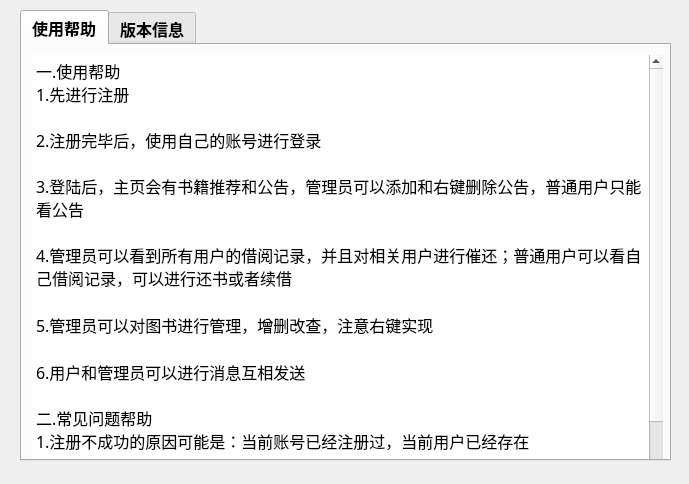
<?xml version="1.0" encoding="UTF-8"?>
<ui version="4.0">
 <class>Form</class>
 <widget class="QWidget" name="Form">
  <property name="geometry">
   <rect>
    <x>0</x>
    <y>0</y>
    <width>689</width>
    <height>484</height>
   </rect>
  </property>
  <property name="windowTitle">
   <string>Form</string>
  </property>
  <widget class="QTabWidget" name="tabWidget">
   <property name="geometry">
    <rect>
     <x>20</x>
     <y>10</y>
     <width>651</width>
     <height>451</height>
    </rect>
   </property>
   <property name="sizePolicy">
    <sizepolicy hsizetype="Expanding" vsizetype="Expanding">
     <horstretch>0</horstretch>
     <verstretch>0</verstretch>
    </sizepolicy>
   </property>
   <property name="font">
    <font>
     <family>宋体</family>
     <pointsize>12</pointsize>
     <weight>75</weight>
     <bold>true</bold>
    </font>
   </property>
   <property name="currentIndex">
    <number>0</number>
   </property>
   <widget class="QWidget" name="tab_help">
    <attribute name="title">
     <string>使用帮助</string>
    </attribute>
    <widget class="QTextEdit" name="textEdit">
     <property name="geometry">
      <rect>
       <x>10</x>
       <y>10</y>
       <width>631</width>
       <height>441</height>
      </rect>
     </property>
     <property name="frameShape">
      <enum>QFrame::NoFrame</enum>
     </property>
     <property name="lineWidth">
      <number>0</number>
     </property>
     <property name="readOnly">
      <bool>true</bool>
     </property>
     <property name="html">
      <string>&lt;!DOCTYPE HTML PUBLIC &quot;-//W3C//DTD HTML 4.0//EN&quot; &quot;http://www.w3.org/TR/REC-html40/strict.dtd&quot;&gt;
&lt;html&gt;&lt;head&gt;&lt;meta name=&quot;qrichtext&quot; content=&quot;1&quot; /&gt;&lt;style type=&quot;text/css&quot;&gt;
p, li { white-space: pre-wrap; }
&lt;/style&gt;&lt;/head&gt;&lt;body style=&quot; font-family:'宋体'; font-size:12pt; font-weight:600; font-style:normal;&quot;&gt;
&lt;p style=&quot; margin-top:0px; margin-bottom:0px; margin-left:0px; margin-right:0px; -qt-block-indent:0; text-indent:0px;&quot;&gt;&lt;span style=&quot; font-family:'SimSun'; font-weight:400;&quot;&gt;一.使用帮助&lt;br /&gt;1.先进行注册&lt;/span&gt;&lt;/p&gt;
&lt;p style=&quot; margin-top:0px; margin-bottom:0px; margin-left:0px; margin-right:0px; -qt-block-indent:0; text-indent:0px;&quot;&gt;&lt;span style=&quot; font-family:'SimSun'; font-weight:400;&quot;&gt;&lt;br /&gt;2.注册完毕后，使用自己的账号进行登录&lt;/span&gt;&lt;/p&gt;
&lt;p style=&quot; margin-top:0px; margin-bottom:0px; margin-left:0px; margin-right:0px; -qt-block-indent:0; text-indent:0px;&quot;&gt;&lt;span style=&quot; font-family:'SimSun'; font-weight:400;&quot;&gt;&lt;br /&gt;3.登陆后，主页会有书籍推荐和公告，管理员可以添加和右键删除公告，普通用户只能看公告&lt;/span&gt;&lt;/p&gt;
&lt;p style=&quot; margin-top:0px; margin-bottom:0px; margin-left:0px; margin-right:0px; -qt-block-indent:0; text-indent:0px;&quot;&gt;&lt;span style=&quot; font-family:'SimSun'; font-weight:400;&quot;&gt;&lt;br /&gt;4.管理员可以看到所有用户的借阅记录，并且对相关用户进行催还；普通用户可以看自己借阅记录，可以进行还书或者续借&lt;/span&gt;&lt;/p&gt;
&lt;p style=&quot;-qt-paragraph-type:empty; margin-top:0px; margin-bottom:0px; margin-left:0px; margin-right:0px; -qt-block-indent:0; text-indent:0px; font-family:'SimSun'; font-weight:400;&quot;&gt;&lt;br /&gt;&lt;/p&gt;
&lt;p style=&quot; margin-top:0px; margin-bottom:0px; margin-left:0px; margin-right:0px; -qt-block-indent:0; text-indent:0px;&quot;&gt;&lt;span style=&quot; font-family:'SimSun'; font-weight:400;&quot;&gt;5.管理员可以对图书进行管理，增删改查，注意右键实现&lt;/span&gt;&lt;/p&gt;
&lt;p style=&quot;-qt-paragraph-type:empty; margin-top:0px; margin-bottom:0px; margin-left:0px; margin-right:0px; -qt-block-indent:0; text-indent:0px; font-family:'SimSun'; font-weight:400;&quot;&gt;&lt;br /&gt;&lt;/p&gt;
&lt;p style=&quot; margin-top:0px; margin-bottom:0px; margin-left:0px; margin-right:0px; -qt-block-indent:0; text-indent:0px;&quot;&gt;&lt;span style=&quot; font-family:'SimSun'; font-weight:400;&quot;&gt;6.用户和管理员可以进行消息互相发送&lt;br /&gt;&lt;/span&gt;&lt;/p&gt;
&lt;p align=&quot;justify&quot; style=&quot; margin-top:0px; margin-bottom:0px; margin-left:0px; margin-right:0px; -qt-block-indent:0; text-indent:0px;&quot;&gt;&lt;span style=&quot; font-family:'SimSun'; font-weight:400;&quot;&gt;二.常见问题帮助&lt;br /&gt;1.注册不成功的原因可能是：当前账号已经注册过，当前用户已经存在&lt;/span&gt;&lt;/p&gt;
&lt;p align=&quot;justify&quot; style=&quot; margin-top:0px; margin-bottom:0px; margin-left:0px; margin-right:0px; -qt-block-indent:0; text-indent:0px;&quot;&gt;&lt;span style=&quot; font-family:'SimSun'; font-weight:400;&quot;&gt;&lt;br /&gt;2.登陆不成功的原因可能是：当前用户不存在，当前用户名与密码不匹配&lt;/span&gt;&lt;/p&gt;
&lt;p align=&quot;justify&quot; style=&quot; margin-top:0px; margin-bottom:0px; margin-left:0px; margin-right:0px; -qt-block-indent:0; text-indent:0px;&quot;&gt;&lt;span style=&quot; font-family:'SimSun'; font-weight:400;&quot;&gt;&lt;br /&gt;3.添加不成功的原因可能是：该图书已存在&lt;/span&gt;&lt;/p&gt;
&lt;p align=&quot;justify&quot; style=&quot;-qt-paragraph-type:empty; margin-top:0px; margin-bottom:0px; margin-left:0px; margin-right:0px; -qt-block-indent:0; text-indent:0px; font-family:'SimSun'; font-weight:400;&quot;&gt;&lt;br /&gt;&lt;/p&gt;&lt;/body&gt;&lt;/html&gt;</string>
     </property>
    </widget>
   </widget>
   <widget class="QWidget" name="tab_about">
    <attribute name="title">
     <string>版本信息</string>
    </attribute>
    <widget class="QTextEdit" name="textEdit_2">
     <property name="geometry">
      <rect>
       <x>10</x>
       <y>10</y>
       <width>631</width>
       <height>401</height>
      </rect>
     </property>
     <property name="frameShape">
      <enum>QFrame::NoFrame</enum>
     </property>
     <property name="lineWidth">
      <number>0</number>
     </property>
     <property name="html">
      <string>&lt;!DOCTYPE HTML PUBLIC &quot;-//W3C//DTD HTML 4.0//EN&quot; &quot;http://www.w3.org/TR/REC-html40/strict.dtd&quot;&gt;
&lt;html&gt;&lt;head&gt;&lt;meta name=&quot;qrichtext&quot; content=&quot;1&quot; /&gt;&lt;style type=&quot;text/css&quot;&gt;
p, li { white-space: pre-wrap; }
&lt;/style&gt;&lt;/head&gt;&lt;body style=&quot; font-family:'宋体'; font-size:12pt; font-weight:600; font-style:normal;&quot;&gt;
&lt;p style=&quot;-qt-paragraph-type:empty; margin-top:0px; margin-bottom:0px; margin-left:0px; margin-right:0px; -qt-block-indent:0; text-indent:0px;&quot;&gt;&lt;br /&gt;&lt;/p&gt;
&lt;p style=&quot; margin-top:0px; margin-bottom:0px; margin-left:0px; margin-right:0px; -qt-block-indent:0; text-indent:0px;&quot;&gt;&lt;span style=&quot; font-family:'SimSun'; font-weight:400;&quot;&gt;1.版本号：V1.0&lt;br /&gt;&lt;br /&gt;2.开发时间：2023/11/01-2023/12/21&lt;br /&gt;&lt;br /&gt;3.开发者信息：&lt;br /&gt;	学校：广州商学院&lt;br /&gt;	学院：信息技术与工程学院&lt;br /&gt;	专业：软件工程&lt;br /&gt;	班级：22级4班&lt;br /&gt;	姓名：苏增烨、黄景彬、李峥扬&lt;br /&gt;	学号：202206120166、202206120075、202206120070&lt;br /&gt;	&lt;/span&gt;&lt;/p&gt;&lt;/body&gt;&lt;/html&gt;</string>
     </property>
    </widget>
   </widget>
  </widget>
 </widget>
 <resources/>
 <connections/>
</ui>
